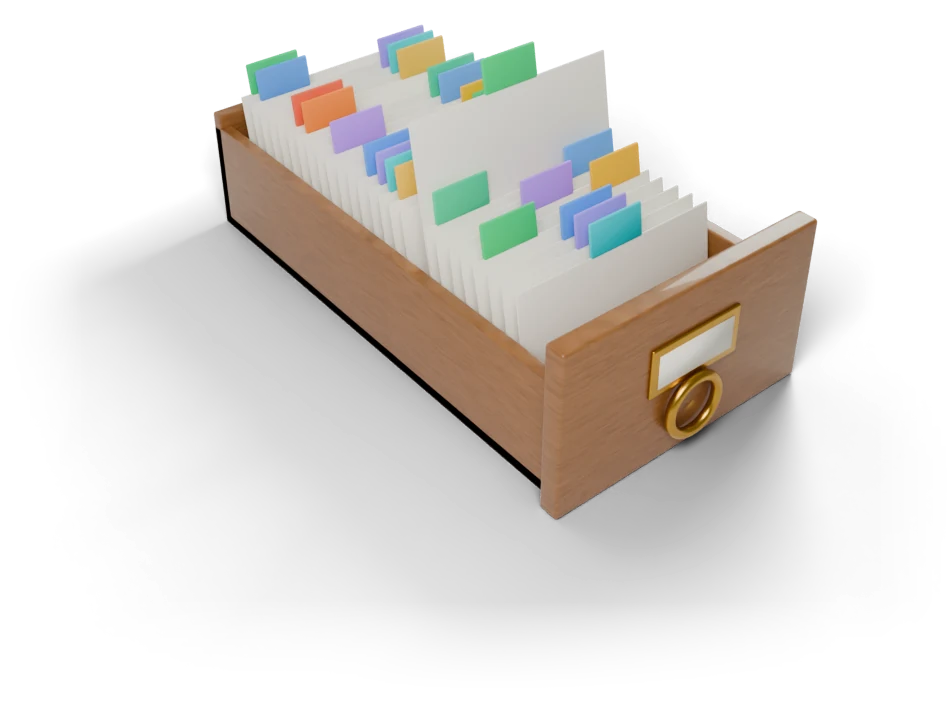
#> input picture designs/brand/3d/drawer.webp, 947 x 702 px
$ python postprocess_renders.py ../brand/3d/drawer.webp ../brand/3d/cube.webp ../brand/3d/cube.webp
#> lines starting #> are read from the running program, lines starting #| are printed output that depends on the picture
"""Clean Blender renders for the web: subtract alpha floor, feather edges, trim, export PNG+WebP.
Usage: python postprocess_renders.py <in.png> <out_dir> [name]"""
import sys, os
import numpy as np
from PIL import Image
src, outdir = sys.argv[1], sys.argv[2]; name = sys.argv[3] if len(sys.argv) > 3 else os.path.splitext(os.path.basename(src))[0]
im = np.asarray(Image.open(src).convert("RGBA")).astype(np.float32)
a = im[..., 3] / 255.0
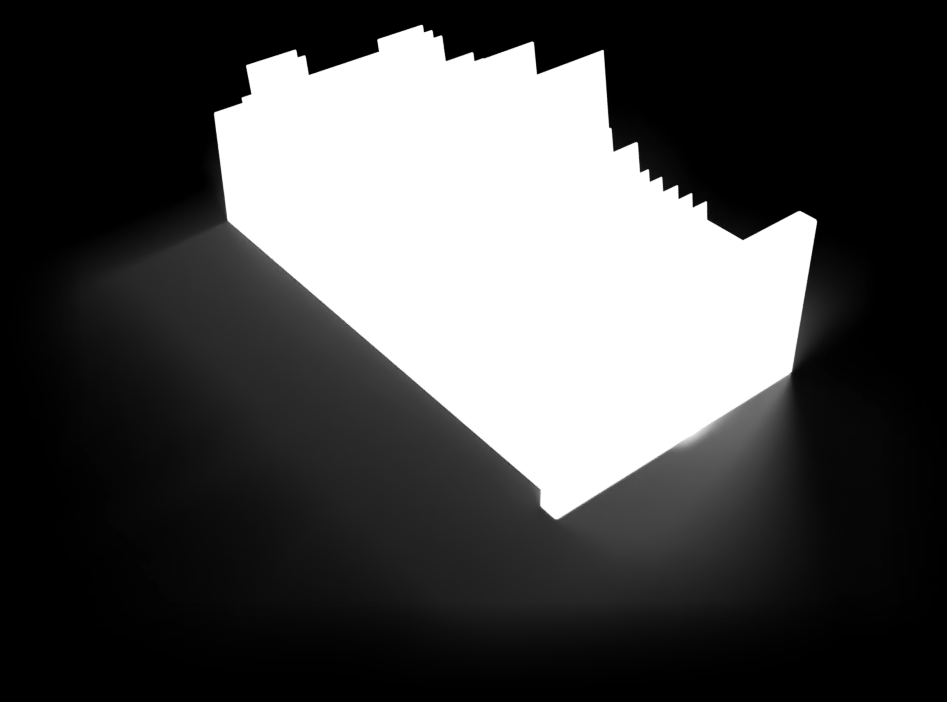
#> a: shape (702, 947) float32; min 0, max 1, mean 0.297
a = np.clip((a - 0.02) / 0.98, 0, 1)                      # subtract shadow-catcher alpha floor
h, w = a.shape; m = int(min(h, w) * 0.10)                  # 10% edge vignette so shadows never show a rectangle
#> after `h, w = a.shape`: h = 702; w = 947
#> after `m = int(min(h, w) * 0.1)`: m = 70
ramp = lambda n: np.clip(np.minimum(np.arange(n), np.arange(n)[::-1]) / m, 0, 1)
a *= np.outer(ramp(h), ramp(w)) ** 1.5
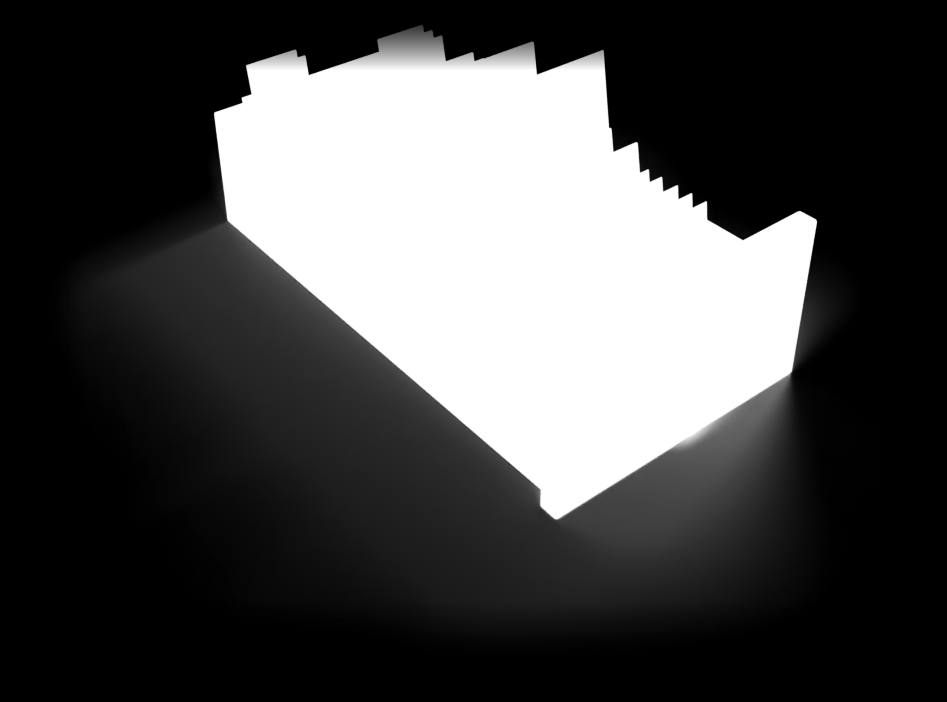
#> a: shape (702, 947) float32; min 0, max 1, mean 0.288
im[..., 3] = a * 255
ys, xs = np.where(a > 0.01); pad = 24
y0, y1, x0, x1 = max(ys.min() - pad, 0), min(ys.max() + pad, h), max(xs.min() - pad, 0), min(xs.max() + pad, w)
#> y0 = 0; y1 = 675; x0 = 29; x1 = 882
out = Image.fromarray(im[y0:y1, x0:x1].astype(np.uint8), "RGBA")
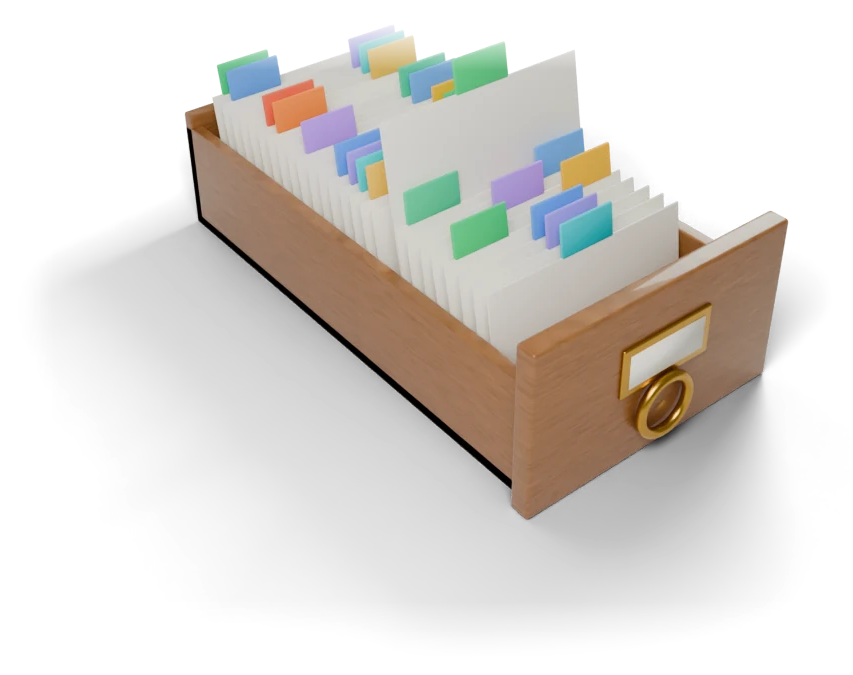
#> out: PIL image 853x675 RGBA; mean R, G, B, A 49.8, 45.9, 41.1, 84.5; transparent parts drawn white
os.makedirs(outdir, exist_ok=True)
out.save(f"{outdir}/{name}.png", optimize=True); out.save(f"{outdir}/{name}.webp", quality=88, method=6)
print(name, out.size, os.path.getsize(f"{outdir}/{name}.webp") // 1024, "KB webp")
#| ../brand/3d/cube.webp (853, 675) 51 KB webp
